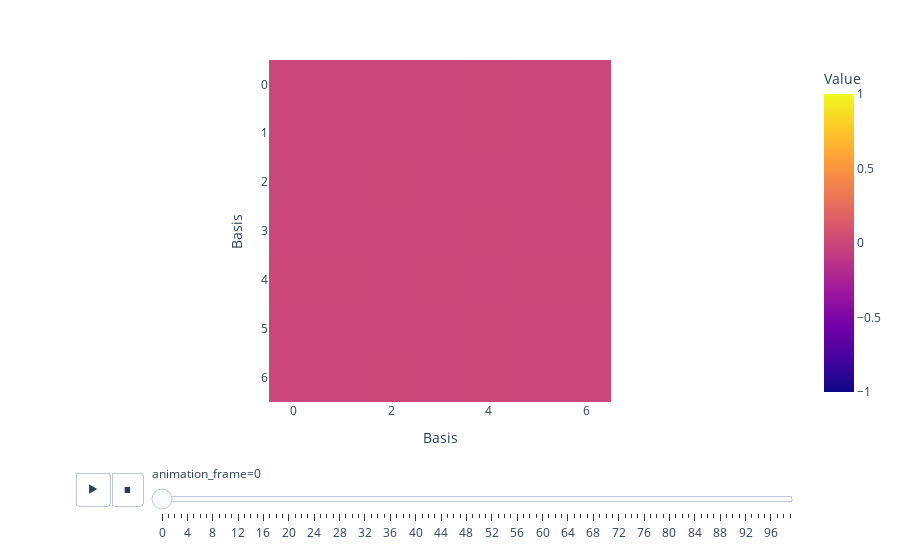

The notebook cell saved with this chart:
### Code cell
# Referencing all the angles to the first angle, compute the Hamiltonian in the rotated basis
hamiltonians_rotated = []
for i in range(len(angles)):
    hamiltonian_rotated = D_matrices[i] @ hamiltonians[0] @ D_matrices[i].T
    hamiltonians_rotated.append(hamiltonian_rotated)

hamiltonians_rotated = np.array(hamiltonians_rotated)
hamiltonians_rotated_diff = hamiltonians_rotated - hamiltonians

fig = px.imshow(
    hamiltonians_rotated_diff,
    animation_frame=0,
    labels=dict(x="Basis", y="Basis", color="Value"),
    range_color=[-1, 1],
)
fig.show()

### Figure 1 — Plotly figure (JSON) as saved in the notebook; plotly's stock layout.template omitted (floating-point values rounded to 4 significant figures)
{"data": [{"coloraxis": "coloraxis", "hovertemplate": "Basis: %{x}<br>Basis: %{y}<br>Value: %{z}<extra></extra>", "name": "0", "type": "heatmap", "xaxis": "x", "yaxis": "y", "z": [[0, 0, -2.646e-10, 0, 6.91e-09, 0, 0], [0, 0, -1.791e-09, 0, 4.676e-08, 0, 0], [-2.646e-10, -1.791e-09, 2.862e-09, -7.697e-10, -2.662e-08, -7.278e-09, 1.354e-09], [0, 0, -7.697e-10, 0, 6.652e-09, 0, 0], [6.91e-09, 4.676e-08, -2.662e-08, 6.652e-09, -2.862e-09, 1.404e-07, 1.424e-08], [0, 0, -7.278e-09, 0, 1.404e-07, 0, 0], [0, 0, 1.354e-09, 0, 1.424e-08, 0, 0]]}], "layout": {"coloraxis": {"cmax": 1, "cmin": -1, "colorbar": {"title": {"text": "Value"}}, "colorscale": [[0, "#0d0887"], [0.1111, "#46039f"], [0.2222, "#7201a8"], [0.3333, "#9c179e"], [0.4444, "#bd3786"], [0.5556, "#d8576b"], [0.6667, "#ed7953"], [0.7778, "#fb9f3a"], [0.8889, "#fdca26"], [1, "#f0f921"]]}, "margin": {"t": 60}, "sliders": [{"active": 0, "currentvalue": {"prefix": "animation_frame="}, "len": 0.9, "pad": {"b": 10, "t": 60}, "steps": [{"args": [["0"], {"frame": {"duration": 0, "redraw": true}, "fromcurrent": true, "mode": "immediate", "transition": {"duration": 0, "easing": "linear"}}], "label": "0", "method": "animate"}, {"args": [["1"], {"frame": {"duration": 0, "redraw": true}, "fromcurrent": true, "mode": "immediate", "transition": {"duration": 0, "easing": "linear"}}], "label": "1", "method": "animate"}, {"args": [["2"], {"frame": {"duration": 0, "redraw": true}, "fromcurrent": true, "mode": "immediate", "transition": {"duration": 0, "easing": "linear"}}], "label": "2", "method": "animate"}, {"args": [["3"], {"frame": {"duration": 0, "redraw": true}, "fromcurrent": true, "mode": "immediate", "transition": {"duration": 0, "easing": "linear"}}], "label": "3", "method": "animate"}, {"args": [["4"], {"frame": {"duration": 0, "redraw": true}, "fromcurrent": true, "mode": "immediate", "transition": {"duration": 0, "easing": "linear"}}], "label": "4", "method": "animate"}, {"args": [["5"], {"frame": {"duration": 0, "redraw": true}, "fromcurrent": true, "mode": "immediate", "transition": {"duration": 0, "easing": "linear"}}], "label": "5", "method": "animate"}, {"args": [["6"], {"frame": {"duration": 0, "redraw": true}, "fromcurrent": true, "mode": "immediate", "transition": {"duration": 0, "easing": "linear"}}], "label": "6", "method": "animate"}, {"args": [["7"], {"frame": {"duration": 0, "redraw": true}, "fromcurrent": true, "mode": "immediate", "transition": {"duration": 0, "easing": "linear"}}], "label": "7", "method": "animate"}, {"args": [["8"], {"frame": {"duration": 0, "redraw": true}, "fromcurrent": true, "mode": "immediate", "transition": {"duration": 0, "easing": "linear"}}], "label": "8", "method": "animate"}, {"args": [["9"], {"frame": {"duration": 0, "redraw": true}, "fromcurrent": true, "mode": "immediate", "transition": {"duration": 0, "easing": "linear"}}], "label": "9", "method": "animate"}, {"args": [["10"], {"frame": {"duration": 0, "redraw": true}, "fromcurrent": true, "mode": "immediate", "transition": {"duration": 0, "easing": "linear"}}], "label": "10", "method": "animate"}, {"args": [["11"], {"frame": {"duration": 0, "redraw": true}, "fromcurrent": true, "mode": "immediate", "transition": {"duration": 0, "easing": "linear"}}], "label": "11", "method": "animate"}, {"args": [["12"], {"frame": {"duration": 0, "redraw": true}, "fromcurrent": true, "mode": "immediate", "transition": {"duration": 0, "easing": "linear"}}], "label": "12", "method": "animate"}, {"args": [["13"], {"frame": {"duration": 0, "redraw": true}, "fromcurrent": true, "mode": "immediate", "transition": {"duration": 0, "easing": "linear"}}], "label": "13", "method": "animate"}, {"args": [["14"], {"frame": {"duration": 0, "redraw": true}, "fromcurrent": true, "mode": "immediate", "transition": {"duration": 0, "easing": "linear"}}], "label": "14", "method": "animate"}, {"args": [["15"], {"frame": {"duration": 0, "redraw": true}, "fromcurrent": true, "mode": "immediate", "transition": {"duration": 0, "easing": "linear"}}], "label": "15", "method": "animate"}, {"args": [["16"], {"frame": {"duration": 0, "redraw": true}, "fromcurrent": true, "mode": "immediate", "transition": {"duration": 0, "easing": "linear"}}], "label": "16", "method": "animate"}, {"args": [["17"], {"frame": {"duration": 0, "redraw": true}, "fromcurrent": true, "mode": "immediate", "transition": {"duration": 0, "easing": "linear"}}], "label": "17", "method": "animate"}, {"args": [["18"], {"frame": {"duration": 0, "redraw": true}, "fromcurrent": true, "mode": "immediate", "transition": {"duration": 0, "easing": "linear"}}], "label": "18", "method": "animate"}, {"args": [["19"], {"frame": {"duration": 0, "redraw": true}, "fromcurrent": true, "mode": "immediate", "transition": {"duration": 0, "easing": "linear"}}], "label": "19", "method": "animate"}, {"args": [["20"], {"frame": {"duration": 0, "redraw": true}, "fromcurrent": true, "mode": "immediate", "transition": {"duration": 0, "easing": "linear"}}], "label": "20", "method": "animate"}, {"args": [["21"], {"frame": {"duration": 0, "redraw": true}, "fromcurrent": true, "mode": "immediate", "transition": {"duration": 0, "easing": "linear"}}], "label": "21", "method": "animate"}, {"args": [["22"], {"frame": {"duration": 0, "redraw": true}, "fromcurrent": true, "mode": "immediate", "transition": {"duration": 0, "easing": "linear"}}], "label": "22", "method": "animate"}, {"args": [["23"], {"frame": {"duration": 0, "redraw": true}, "fromcurrent": true, "mode": "immediate", "transition": {"duration": 0, "easing": "linear"}}], "label": "23", "method": "animate"}, {"args": [["24"], {"frame": {"duration": 0, "redraw": true}, "fromcurrent": true, "mode": "immediate", "transition": {"duration": 0, "easing": "linear"}}], "label": "24", "method": "animate"}, {"args": [["25"], {"frame": {"duration": 0, "redraw": true}, "fromcurrent": true, "mode": "immediate", "transition": {"duration": 0, "easing": "linear"}}], "label": "25", "method": "animate"}, {"args": [["26"], {"frame": {"duration": 0, "redraw": true}, "fromcurrent": true, "mode": "immediate", "transition": {"duration": 0, "easing": "linear"}}], "label": "26", "method": "animate"}, {"args": [["27"], {"frame": {"duration": 0, "redraw": true}, "fromcurrent": true, "mode": "immediate", "transition": {"duration": 0, "easing": "linear"}}], "label": "27", "method": "animate"}, {"args": [["28"], {"frame": {"duration": 0, "redraw": true}, "fromcurrent": true, "mode": "immediate", "transition": {"duration": 0, "easing": "linear"}}], "label": "28", "method": "animate"}, {"args": [["29"], {"frame": {"duration": 0, "redraw": true}, "fromcurrent": true, "mode": "immediate", "transition": {"duration": 0, "easing": "linear"}}], "label": "29", "method": "animate"}, {"args": [["30"], {"frame": {"duration": 0, "redraw": true}, "fromcurrent": true, "mode": "immediate", "transition": {"duration": 0, "easing": "linear"}}], "label": "30", "method": "animate"}, {"args": [["31"], {"frame": {"duration": 0, "redraw": true}, "fromcurrent": true, "mode": "immediate", "transition": {"duration": 0, "easing": "linear"}}], "label": "31", "method": "animate"}, {"args": [["32"], {"frame": {"duration": 0, "redraw": true}, "fromcurrent": true, "mode": "immediate", "transition": {"duration": 0, "easing": "linear"}}], "label": "32", "method": "animate"}, {"args": [["33"], {"frame": {"duration": 0, "redraw": true}, "fromcurrent": true, "mode": "immediate", "transition": {"duration": 0, "easing": "linear"}}], "label": "33", "method": "animate"}, {"args": [["34"], {"frame": {"duration": 0, "redraw": true}, "fromcurrent": true, "mode": "immediate", "transition": {"duration": 0, "easing": "linear"}}], "label": "34", "method": "animate"}, {"args": [["35"], {"frame": {"duration": 0, "redraw": true}, "fromcurrent": true, "mode": "immediate", "transition": {"duration": 0, "easing": "linear"}}], "label": "35", "method": "animate"}, {"args": [["36"], {"frame": {"duration": 0, "redraw": true}, "fromcurrent": true, "mode": "immediate", "transition": {"duration": 0, "easing": "linear"}}], "label": "36", "method": "animate"}, {"args": [["37"], {"frame": {"duration": 0, "redraw": true}, "fromcurrent": true, "mode": "immediate", "transition": {"duration": 0, "easing": "linear"}}], "label": "37", "method": "animate"}, {"args": [["38"], {"frame": {"duration": 0, "redraw": true}, "fromcurrent": true, "mode": "immediate", "transition": {"duration": 0, "easing": "linear"}}], "label": "38", "method": "animate"}, {"args": [["39"], {"frame": {"duration": 0, "redraw": true}, "fromcurrent": true, "mode": "immediate", "transition": {"duration": 0, "easing": "linear"}}], "label": "39", "method": "animate"}, {"args": [["40"], {"frame": {"duration": 0, "redraw": true}, "fromcurrent": true, "mode": "immediate", "transition": {"duration": 0, "easing": "linear"}}], "label": "40", "method": "animate"}, {"args": [["41"], {"frame": {"duration": 0, "redraw": true}, "fromcurrent": true, "mode": "immediate", "transition": {"duration": 0, "easing": "linear"}}], "label": "41", "method": "animate"}, {"args": [["42"], {"frame": {"duration": 0, "redraw": true}, "fromcurrent": true, "mode": "immediate", "transition": {"duration": 0, "easing": "linear"}}], "label": "42", "method": "animate"}, {"args": [["43"], {"frame": {"duration": 0, "redraw": true}, "fromcurrent": true, "mode": "immediate", "transition": {"duration": 0, "easing": "linear"}}], "label": "43", "method": "animate"}, {"args": [["44"], {"frame": {"duration": 0, "redraw": true}, "fromcurrent": true, "mode": "immediate", "transition": {"duration": 0, "easing": "linear"}}], "label": "44", "method": "animate"}, {"args": [["45"], {"frame": {"duration": 0, "redraw": true}, "fromcurrent": true, "mode": "immediate", "transition": {"duration": 0, "easing": "linear"}}], "label": "45", "method": "animate"}, {"args": [["46"], {"frame": {"duration": 0, "redraw": true}, "fromcurrent": true, "mode": "immediate", "transition": {"duration": 0, "easing": "linear"}}], "label": "46", "method": "animate"}, {"args": [["47"], {"frame": {"duration": 0, "redraw": true}, "fromcurrent": true, "mode": "immediate", "transition": {"duration": 0, "easing": "linear"}}], "label": "47", "method": "animate"}, {"args": [["48"], {"frame": {"duration": 0, "redraw": true}, "fromcurrent": true, "mode": "immediate", "transition": {"duration": 0, "easing": "linear"}}], "label": "48", "method": "animate"}, {"args": [["49"], {"frame": {"duration": 0, "redraw": true}, "fromcurrent": true, "mode": "immediate", "transition": {"duration": 0, "easing": "linear"}}], "label": "49", "method": "animate"}, {"args": [["50"], {"frame": {"duration": 0, "redraw": true}, "fromcurrent": true, "mode": "immediate", "transition": {"duration": 0, "easing": "linear"}}], "label": "50", "method": "animate"}, {"args": [["51"], {"frame": {"duration": 0, "redraw": true}, "fromcurrent": true, "mode": "immediate", "transition": {"duration": 0, "easing": "linear"}}], "label": "51", "method": "animate"}, {"args": [["52"], {"frame": {"duration": 0, "redraw": true}, "fromcurrent": true, "mode": "immediate", "transition": {"duration": 0, "easing": "linear"}}], "label": "52", "method": "animate"}, {"args": [["53"], {"frame": {"duration": 0, "redraw": true}, "fromcurrent": true, "mode": "immediate", "transition": {"duration": 0, "easing": "linear"}}], "label": "53", "method": "animate"}, {"args": [["54"], {"frame": {"duration": 0, "redraw": true}, "fromcurrent": true, "mode": "immediate", "transition": {"duration": 0, "easing": "linear"}}], "label": "54", "method": "animate"}, {"args": [["55"], {"frame": {"duration": 0, "redraw": true}, "fromcurrent": true, "mode": "immediate", "transition": {"duration": 0, "easing": "linear"}}], "label": "55", "method": "animate"}, {"args": [["56"], {"frame": {"duration": 0, "redraw": true}, "fromcurrent": true, "mode": "immediate", "transition": {"duration": 0, "easing": "linear"}}], "label": "56", "method": "animate"}, {"args": [["57"], {"frame": {"duration": 0, "redraw": true}, "fromcurrent": true, "mode": "immediate", "transition": {"duration": 0, "easing": "linear"}}], "label": "57", "method": "animate"}, {"args": [["58"], {"frame": {"duration": 0, "redraw": true}, "fromcurrent": true, "mode": "immediate", "transition": {"duration": 0, "easing": "linear"}}], "label": "58", "method": "animate"}, {"args": [["59"], {"frame": {"duration": 0, "redraw": true}, "fromcurrent": true, "mode": "immediate", "transition": {"duration": 0, "easing": "linear"}}], "label": "59", "method": "animate"}, {"args": [["60"], {"frame": {"duration": 0, "redraw": true}, "fromcurrent": true, "mode": "immediate", "transition": {"duration": 0, "easing": "linear"}}], "label": "60", "method": "animate"}, {"args": [["61"], {"frame": {"duration": 0, "redraw": true}, "fromcurrent": true, "mode": "immediate", "transition": {"duration": 0, "easing": "linear"}}], "label": "61", "method": "animate"}, {"args": [["62"], {"frame": {"duration": 0, "redraw": true}, "fromcurrent": true, "mode": "immediate", "transition": {"duration": 0, "easing": "linear"}}], "label": "62", "method": "animate"}, {"args": [["63"], {"frame": {"duration": 0, "redraw": true}, "fromcurrent": true, "mode": "immediate", "transition": {"duration": 0, "easing": "linear"}}], "label": "63", "method": "animate"}, {"args": [["64"], {"frame": {"duration": 0, "redraw": true}, "fromcurrent": true, "mode": "immediate", "transition": {"duration": 0, "easing": "linear"}}], "label": "64", "method": "animate"}, {"args": [["65"], {"frame": {"duration": 0, "redraw": true}, "fromcurrent": true, "mode": "immediate", "transition": {"duration": 0, "easing": "linear"}}], "label": "65", "method": "animate"}, {"args": [["66"], {"frame": {"duration": 0, "redraw": true}, "fromcurrent": true, "mode": "immediate", "transition": {"duration": 0, "easing": "linear"}}], "label": "66", "method": "animate"}, {"args": [["67"], {"frame": {"duration": 0, "redraw": true}, "fromcurrent": true, "mode": "immediate", "transition": {"duration": 0, "easing": "linear"}}], "label": "67", "method": "animate"}, {"args": [["68"], {"frame": {"duration": 0, "redraw": true}, "fromcurrent": true, "mode": "immediate", "transition": {"duration": 0, "easing": "linear"}}], "label": "68", "method": "animate"}, {"args": [["69"], {"frame": {"duration": 0, "redraw": true}, "fromcurrent": true, "mode": "immediate", "transition": {"duration": 0, "easing": "linear"}}], "label": "69", "method": "animate"}, {"args": [["70"], {"frame": {"duration": 0, "redraw": true}, "fromcurrent": true, "mode": "immediate", "transition": {"duration": 0, "easing": "linear"}}], "label": "70", "method": "animate"}, {"args": [["71"], {"frame": {"duration": 0, "redraw": true}, "fromcurrent": true, "mode": "immediate", "transition": {"duration": 0, "easing": "linear"}}], "label": "71", "method": "animate"}, {"args": [["72"], {"frame": {"duration": 0, "redraw": true}, "fromcurrent": true, "mode": "immediate", "transition": {"duration": 0, "easing": "linear"}}], "label": "72", "method": "animate"}, {"args": [["73"], {"frame": {"duration": 0, "redraw": true}, "fromcurrent": true, "mode": "immediate", "transition": {"duration": 0, "easing": "linear"}}], "label": "73", "method": "animate"}, {"args": [["74"], {"frame": {"duration": 0, "redraw": true}, "fromcurrent": true, "mode": "immediate", "transition": {"duration": 0, "easing": "linear"}}], "label": "74", "method": "animate"}, {"args": [["75"], {"frame": {"duration": 0, "redraw": true}, "fromcurrent": true, "mode": "immediate", "transition": {"duration": 0, "easing": "linear"}}], "label": "75", "method": "animate"}, {"args": [["76"], {"frame": {"duration": 0, "redraw": true}, "fromcurrent": true, "mode": "immediate", "transition": {"duration": 0, "easing": "linear"}}], "label": "76", "method": "animate"}, {"args": [["77"], {"frame": {"duration": 0, "redraw": true}, "fromcurrent": true, "mode": "immediate", "transition": {"duration": 0, "easing": "linear"}}], "label": "77", "method": "animate"}, {"args": [["78"], {"frame": {"duration": 0, "redraw": true}, "fromcurrent": true, "mode": "immediate", "transition": {"duration": 0, "easing": "linear"}}], "label": "78", "method": "animate"}, {"args": [["79"], {"frame": {"duration": 0, "redraw": true}, "fromcurrent": true, "mode": "immediate", "transition": {"duration": 0, "easing": "linear"}}], "label": "79", "method": "animate"}, {"args": [["80"], {"frame": {"duration": 0, "redraw": true}, "fromcurrent": true, "mode": "immediate", "transition": {"duration": 0, "easing": "linear"}}], "label": "80", "method": "animate"}, {"args": [["81"], {"frame": {"duration": 0, "redraw": true}, "fromcurrent": true, "mode": "immediate", "transition": {"duration": 0, "easing": "linear"}}], "label": "81", "method": "animate"}, {"args": [["82"], {"frame": {"duration": 0, "redraw": true}, "fromcurrent": true, "mode": "immediate", "transition": {"duration": 0, "easing": "linear"}}], "label": "82", "method": "animate"}, {"args": [["83"], {"frame": {"duration": 0, "redraw": true}, "fromcurrent": true, "mode": "immediate", "transition": {"duration": 0, "easing": "linear"}}], "label": "83", "method": "animate"}, {"args": [["84"], {"frame": {"duration": 0, "redraw": true}, "fromcurrent": true, "mode": "immediate", "transition": {"duration": 0, "easing": "linear"}}], "label": "84", "method": "animate"}, {"args": [["85"], {"frame": {"duration": 0, "redraw": true}, "fromcurrent": true, "mode": "immediate", "transition": {"duration": 0, "easing": "linear"}}], "label": "85", "method": "animate"}, {"args": [["86"], {"frame": {"duration": 0, "redraw": true}, "fromcurrent": true, "mode": "immediate", "transition": {"duration": 0, "easing": "linear"}}], "label": "86", "method": "animate"}, {"args": [["87"], {"frame": {"duration": 0, "redraw": true}, "fromcurrent": true, "mode": "immediate", "transition": {"duration": 0, "easing": "linear"}}], "label": "87", "method": "animate"}, {"args": [["88"], {"frame": {"duration": 0, "redraw": true}, "fromcurrent": true, "mode": "immediate", "transition": {"duration": 0, "easing": "linear"}}], "label": "88", "method": "animate"}, {"args": [["89"], {"frame": {"duration": 0, "redraw": true}, "fromcurrent": true, "mode": "immediate", "transition": {"duration": 0, "easing": "linear"}}], "label": "89", "method": "animate"}, {"args": [["90"], {"frame": {"duration": 0, "redraw": true}, "fromcurrent": true, "mode": "immediate", "transition": {"duration": 0, "easing": "linear"}}], "label": "90", "method": "animate"}, {"args": [["91"], {"frame": {"duration": 0, "redraw": true}, "fromcurrent": true, "mode": "immediate", "transition": {"duration": 0, "easing": "linear"}}], "label": "91", "method": "animate"}, {"args": [["92"], {"frame": {"duration": 0, "redraw": true}, "fromcurrent": true, "mode": "immediate", "transition": {"duration": 0, "easing": "linear"}}], "label": "92", "method": "animate"}, {"args": [["93"], {"frame": {"duration": 0, "redraw": true}, "fromcurrent": true, "mode": "immediate", "transition": {"duration": 0, "easing": "linear"}}], "label": "93", "method": "animate"}, {"args": [["94"], {"frame": {"duration": 0, "redraw": true}, "fromcurrent": true, "mode": "immediate", "transition": {"duration": 0, "easing": "linear"}}], "label": "94", "method": "animate"}, {"args": [["95"], {"frame": {"duration": 0, "redraw": true}, "fromcurrent": true, "mode": "immediate", "transition": {"duration": 0, "easing": "linear"}}], "label": "95", "method": "animate"}, {"args": [["96"], {"frame": {"duration": 0, "redraw": true}, "fromcurrent": true, "mode": "immediate", "transition": {"duration": 0, "easing": "linear"}}], "label": "96", "method": "animate"}, {"args": [["97"], {"frame": {"duration": 0, "redraw": true}, "fromcurrent": true, "mode": "immediate", "transition": {"duration": 0, "easing": "linear"}}], "label": "97", "method": "animate"}, {"args": [["98"], {"frame": {"duration": 0, "redraw": true}, "fromcurrent": true, "mode": "immediate", "transition": {"duration": 0, "easing": "linear"}}], "label": "98", "method": "animate"}, {"args": [["99"], {"frame": {"duration": 0, "redraw": true}, "fromcurrent": true, "mode": "immediate", "transition": {"duration": 0, "easing": "linear"}}], "label": "99", "method": "animate"}], "x": 0.1, "xanchor": "left", "y": 0, "yanchor": "top"}], "updatemenus": [{"buttons": [{"args": [null, {"frame": {"duration": 500, "redraw": true}, "fromcurrent": true, "mode": "immediate", "transition": {"duration": 500, "easing": "linear"}}], "label": "&#9654;", "method": "animate"}, {"args": [[null], {"frame": {"duration": 0, "redraw": true}, "fromcurrent": true, "mode": "immediate", "transition": {"duration": 0, "easing": "linear"}}], "label": "&#9724;", "method": "animate"}], "direction": "left", "pad": {"r": 10, "t": 70}, "showactive": false, "type": "buttons", "x": 0.1, "xanchor": "right", "y": 0, "yanchor": "top"}], "xaxis": {"anchor": "y", "constrain": "domain", "domain": [0, 1], "scaleanchor": "y", "title": {"text": "Basis"}}, "yaxis": {"anchor": "x", "autorange": "reversed", "constrain": "domain", "domain": [0, 1], "title": {"text": "Basis"}}}}
